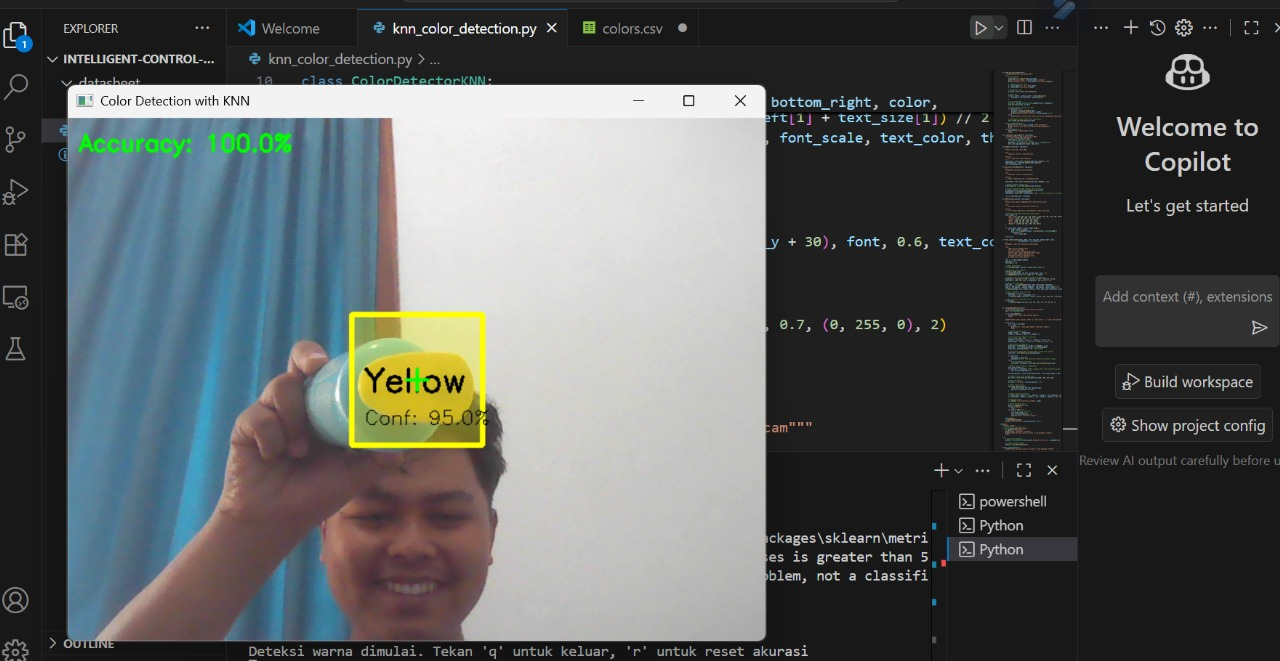
#> input picture Hasil_Deteksi_Metode KKN.jpg, 1280 x 661 px, given in place of the camera
$ python metode_SVM.py
#> lines starting #> are read from the running program, lines starting #| are printed output that depends on the picture; after the words box and inside, x2 and y2 are one past the last pixel; in counts of white or black regions, pixels touching at a corner belong together
import numpy as np
import pandas as pd
from sklearn.model_selection import train_test_split
from sklearn.preprocessing import StandardScaler
from sklearn.svm import SVC
from sklearn.metrics import accuracy_score
import cv2
import os

class DualPointColorDetectorSVM:
    def __init__(self, csv_path='datasheet/colors.csv'):
        """
        Inisialisasi Color Detector SVM untuk 2 titik deteksi

        Args:
            csv_path (str): Path ke file CSV dataset warna
        """
        self.csv_path = csv_path
        self.svm = None
        self.scaler = StandardScaler()
        self.color_bgr_map = {}
        self.total_frames_point1 = 0
        self.correct_predictions_point1 = 0
        self.total_frames_point2 = 0
        self.correct_predictions_point2 = 0

        # Load dan train model
        self.load_and_train_model()

    def load_and_train_model(self):
        """Load dataset dan train model SVM"""
        try:
            # Baca dataset
            color_data = pd.read_csv(self.csv_path)
#> (reads datasheet/colors.csv from the repository)
            print(f"Dataset loaded: {len(color_data)} samples")
            print("Available colors:", color_data['color_name'].unique())

            # Pisahkan fitur dan label
            X = color_data[['R', 'G', 'B']].values
            y = color_data['color_name'].values

            # Normalisasi fitur
            X_scaled = self.scaler.fit_transform(X)

            # Split data
            X_train, X_test, y_train, y_test = train_test_split(
                X_scaled, y, test_size=0.2, random_state=42
            )

            # Train model SVM dengan RBF kernel
            print("Training SVM with RBF kernel...")
            self.svm = SVC(
                kernel='rbf',
                C=1.0,
                gamma='scale',
                probability=True,  # Enable probability estimates for confidence
                random_state=42
            )
            self.svm.fit(X_train, y_train)

            # Evaluasi model jika ada test data
            if len(X_test) > 0:
                y_pred = self.svm.predict(X_test)
                accuracy = accuracy_score(y_test, y_pred)
                print(f"Model accuracy on test set: {accuracy*100:.2f}%")
            else:
                print("Dataset terlalu kecil untuk test split, menggunakan semua data untuk training")

            # Buat mapping warna ke BGR untuk visualisasi
            self.create_color_bgr_map(color_data)

        except FileNotFoundError:
            print(f"Error: File {self.csv_path} tidak ditemukan!")
            print("Pastikan file colors.csv ada di folder datasheet/")
            raise
        except Exception as e:
            print(f"Error loading model: {e}")
            raise

    def create_color_bgr_map(self, color_data):
        """Membuat mapping nama warna ke nilai BGR"""
        for _, row in color_data.iterrows():
            color_name = row['color_name']
            # Konversi RGB ke BGR untuk OpenCV
            bgr_color = (int(row['B']), int(row['G']), int(row['R']))
            self.color_bgr_map[color_name] = bgr_color

    def get_color_confidence(self, rgb_pixel):
        """
        Mendapatkan confidence score prediksi dari SVM

        Args:
            rgb_pixel (array): Array RGB pixel

        Returns:
            tuple: (predicted_color, confidence_score)
        """
        rgb_scaled = self.scaler.transform(rgb_pixel.reshape(1, -1))

        # Prediksi dengan probabilitas
        predicted_color = self.svm.predict(rgb_scaled)[0]
        probabilities = self.svm.predict_proba(rgb_scaled)[0]

        # Confidence adalah probabilitas tertinggi
        confidence = np.max(probabilities) * 100

        return predicted_color, confidence

    def detect_color_hsv(self, hsv_pixel):
        """
        Deteksi warna khusus menggunakan HSV (untuk warna primer)

        Args:
            hsv_pixel (array): Pixel dalam format HSV

        Returns:
            str or None: Nama warna jika terdeteksi, None jika tidak
        """
        # Definisi rentang HSV untuk warna-warna primer
        color_ranges = {
            "Red": [([0, 120, 70], [10, 255, 255]), ([160, 120, 70], [179, 255, 255])],
            "Yellow": [([20, 100, 100], [30, 255, 255])],
            "Green": [([40, 50, 50], [80, 255, 255])],
            "Blue": [([90, 50, 50], [130, 255, 255])],
            "Cyan": [([80, 50, 50], [100, 255, 255])],
            "Magenta": [([140, 50, 50], [170, 255, 255])]
        }

        for color_name, ranges in color_ranges.items():
            for lower, upper in ranges:
                mask = cv2.inRange(hsv_pixel, np.array(lower), np.array(upper))
                if mask[0] > 0:
                    return color_name

        return None

    def draw_label_and_box(self, image, text, top_left, bottom_right, color,
                          confidence=None, point_label=""):
        """
        Menggambar label dan bounding box pada gambar

        Args:
            image (array): Gambar input
            text (str): Text label
            top_left (tuple): Koordinat kiri atas
            bottom_right (tuple): Koordinat kanan bawah
            color (tuple): Warna BGR untuk box
            confidence (float): Confidence score
            point_label (str): Label untuk titik (Point 1/Point 2)
        """
        font = cv2.FONT_HERSHEY_SIMPLEX
        thickness = 2
        font_scale = 0.8

        # Gambar bounding box
        cv2.rectangle(image, top_left, bottom_right, color, 3)

        # Background semi-transparan
        overlay = image.copy()
        cv2.rectangle(overlay, top_left, bottom_right, color, -1)
        cv2.addWeighted(overlay, 0.3, image, 0.7, 0, image)

        # Tentukan warna text berdasarkan brightness background
        brightness = (color[0] * 0.299 + color[1] * 0.587 + color[2] * 0.114)
        text_color = (255, 255, 255) if brightness < 128 else (0, 0, 0)

        # Gambar point label
        label_text = f"{point_label}"
        cv2.putText(image, label_text, (top_left[0], top_left[1] - 5), font, 0.6, color, 2)

        # Gambar text nama warna
        text_size, _ = cv2.getTextSize(text, font, font_scale, thickness)
        text_x = top_left[0] + (bottom_right[0] - top_left[0] - text_size[0]) // 2
        text_y = top_left[1] + (bottom_right[1] - top_left[1] + text_size[1]) // 2
        cv2.putText(image, text, (text_x, text_y), font, font_scale, text_color, thickness)

        # Gambar confidence score jika ada
        if confidence is not None:
            conf_text = f"{confidence:.1f}%"
            cv2.putText(image, conf_text, (text_x, text_y + 25), font, 0.5, text_color, 1)

    def run_webcam_detection(self):
        """Menjalankan deteksi warna real-time dari webcam dengan 2 titik deteksi"""
        cap = cv2.VideoCapture(0)

        if not cap.isOpened():
            print("Error: Tidak dapat membuka kamera")
            return

        print("=== Dual Point SVM Color Detection ===")
        print("Controls:")
        print("- 'q': Quit")
        print("- 'r': Reset accuracy statistics")
        print("- Point 1: Left side detection")
        print("- Point 2: Right side detection")

        while True:
            ret, frame = cap.read()
#> frame is the input picture: shape (661, 1280, 3); mean B, G, R 93.1, 93.4, 89.2
            if not ret:
                print("Error: Tidak dapat membaca frame dari kamera")
                break

            # Dapatkan dimensi frame
            height, width, _ = frame.shape
            center_x, center_y = width // 2, height // 2

            # Definisikan ROI untuk 2 titik deteksi
            roi_w, roi_h = 100, 100
            offset = 150  # Jarak antara 2 titik

            # Titik 1 (kiri)
            point1_x = center_x - offset
            point1_y = center_y
            top_left_1 = (point1_x - roi_w // 2, point1_y - roi_h // 2)
            bottom_right_1 = (point1_x + roi_w // 2, point1_y + roi_h // 2)

            # Titik 2 (kanan)
            point2_x = center_x + offset
            point2_y = center_y
            top_left_2 = (point2_x - roi_w // 2, point2_y - roi_h // 2)
            bottom_right_2 = (point2_x + roi_w // 2, point2_y + roi_h // 2)

            # Deteksi warna untuk Point 1
            if 0 <= point1_x < width and 0 <= point1_y < height:
                pixel_bgr_1 = frame[point1_y, point1_x].reshape(1, 1, 3)
#> pixel_bgr_1 = [[219, 218, 222]]
                pixel_hsv_1 = cv2.cvtColor(pixel_bgr_1, cv2.COLOR_BGR2HSV)
#> pixel_hsv_1 = [[173, 5, 222]]
                pixel_rgb_1 = pixel_bgr_1[0][0][::-1]  # BGR ke RGB
#> pixel_rgb_1 = [222, 218, 219]

                # Coba deteksi dengan HSV terlebih dahulu
                color_hsv_1 = self.detect_color_hsv(pixel_hsv_1)

                if color_hsv_1:
                    color_pred_1 = color_hsv_1
                    confidence_1 = 95.0
                else:
                    color_pred_1, confidence_1 = self.get_color_confidence(pixel_rgb_1)
#> in get_color_confidence, `rgb_scaled = self.scaler.transform(rgb_pixel.reshape(1, -1))`: rgb_scaled = [[0.743, 1.22, 1.28]]
#> in get_color_confidence, `predicted_color = self.svm.predict(rgb_scaled)[0]`: predicted_color = 'Gainsboro'
#> in get_color_confidence, `probabilities = self.svm.predict_proba(rgb_scaled)[0]`: probabilities = 692 values, max 0.00171 at index 44, min 0.000855 at index 268, mean 0.00145
#> in get_color_confidence, `confidence = np.max(probabilities) * 100`: confidence = 0.171
#> color_pred_1 = 'Gainsboro'; confidence_1 = 0.171

                # Update statistik untuk point 1
                self.total_frames_point1 += 1
                if color_hsv_1 or confidence_1 > 70:
                    self.correct_predictions_point1 += 1

                accuracy_percent_1 = (self.correct_predictions_point1 / self.total_frames_point1) * 100
                box_color_1 = self.color_bgr_map.get(color_pred_1, (128, 128, 128))
#> box_color_1 = (220, 220, 220)

                # Gambar deteksi point 1
                self.draw_label_and_box(
                    frame, color_pred_1, top_left_1, bottom_right_1,
                    box_color_1, confidence_1, "Point 1"
                )
#> in draw_label_and_box, `cv2.rectangle(overlay, top_left, bottom_right, color, -1)`:
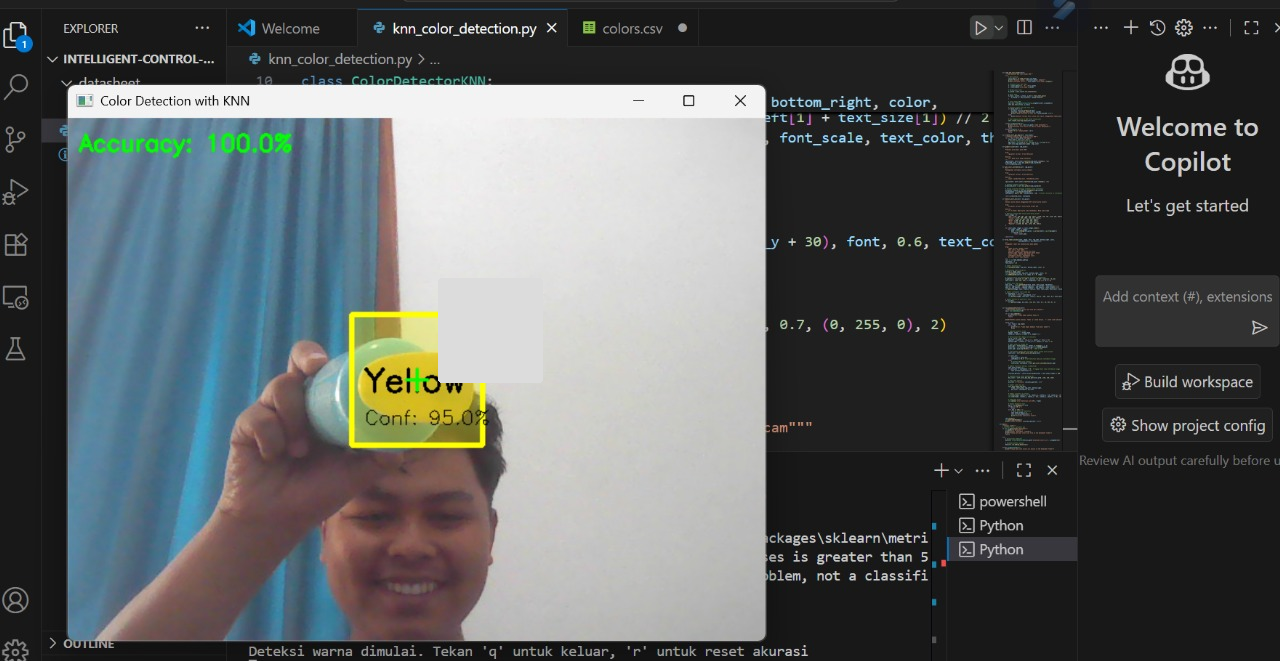
#> overlay: shape (661, 1280, 3); mean B, G, R 93.7, 93.4, 89.2
#> in draw_label_and_box, `brightness = (color[0] * 0.299 + color[1] * 0.587 + color[2] * 0.114)`: brightness = 220
#> in draw_label_and_box, `text_color = (255, 255, 255) if brightness < 128 else (0, 0, 0)`: text_color = (0, 0, 0)
#> in draw_label_and_box, `conf_text = f"{confidence:.1f}%"`: conf_text = '0.2%'

                # Gambar crosshair untuk point 1
                cv2.line(frame, (point1_x - 10, point1_y), (point1_x + 10, point1_y), (0, 255, 0), 2)
#> frame: shape (661, 1280, 3); mean B, G, R 93.1, 93.2, 89
                cv2.line(frame, (point1_x, point1_y - 10), (point1_x, point1_y + 10), (0, 255, 0), 2)
#> frame: shape (661, 1280, 3); mean B, G, R 93.1, 93.2, 89

            # Deteksi warna untuk Point 2
            if 0 <= point2_x < width and 0 <= point2_y < height:
                pixel_bgr_2 = frame[point2_y, point2_x].reshape(1, 1, 3)
#> pixel_bgr_2 = [[32, 36, 30]]
                pixel_hsv_2 = cv2.cvtColor(pixel_bgr_2, cv2.COLOR_BGR2HSV)
#> pixel_hsv_2 = [[70, 42, 36]]
                pixel_rgb_2 = pixel_bgr_2[0][0][::-1]  # BGR ke RGB
#> pixel_rgb_2 = [30, 36, 32]

                # Coba deteksi dengan HSV terlebih dahulu
                color_hsv_2 = self.detect_color_hsv(pixel_hsv_2)

                if color_hsv_2:
                    color_pred_2 = color_hsv_2
                    confidence_2 = 95.0
                else:
                    color_pred_2, confidence_2 = self.get_color_confidence(pixel_rgb_2)
#> color_pred_2 = 'Dark Jungle Green'; confidence_2 = 0.165

                # Update statistik untuk point 2
                self.total_frames_point2 += 1
                if color_hsv_2 or confidence_2 > 70:
                    self.correct_predictions_point2 += 1

                accuracy_percent_2 = (self.correct_predictions_point2 / self.total_frames_point2) * 100
                box_color_2 = self.color_bgr_map.get(color_pred_2, (128, 128, 128))
#> box_color_2 = (33, 36, 26)

                # Gambar deteksi point 2
                self.draw_label_and_box(
                    frame, color_pred_2, top_left_2, bottom_right_2,
                    box_color_2, confidence_2, "Point 2"
                )
#> call 2 of draw_label_and_box, with text = 'Dark Jungle Green', top_left = (740, 280), bottom_right = (840, 380), color = (33, 36, 26), confidence = 0.165, point_label = 'Point 2'
#> in draw_label_and_box (call 2), `cv2.rectangle(image, top_left, bottom_right, color, 3)`:
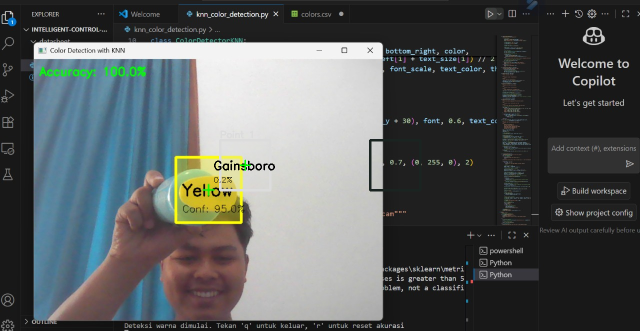
#> image: shape (661, 1280, 3) (shown at 1/2 size); mean B, G, R 93, 93, 88.8
#> in draw_label_and_box (call 2), `cv2.rectangle(overlay, top_left, bottom_right, color, -1)`:
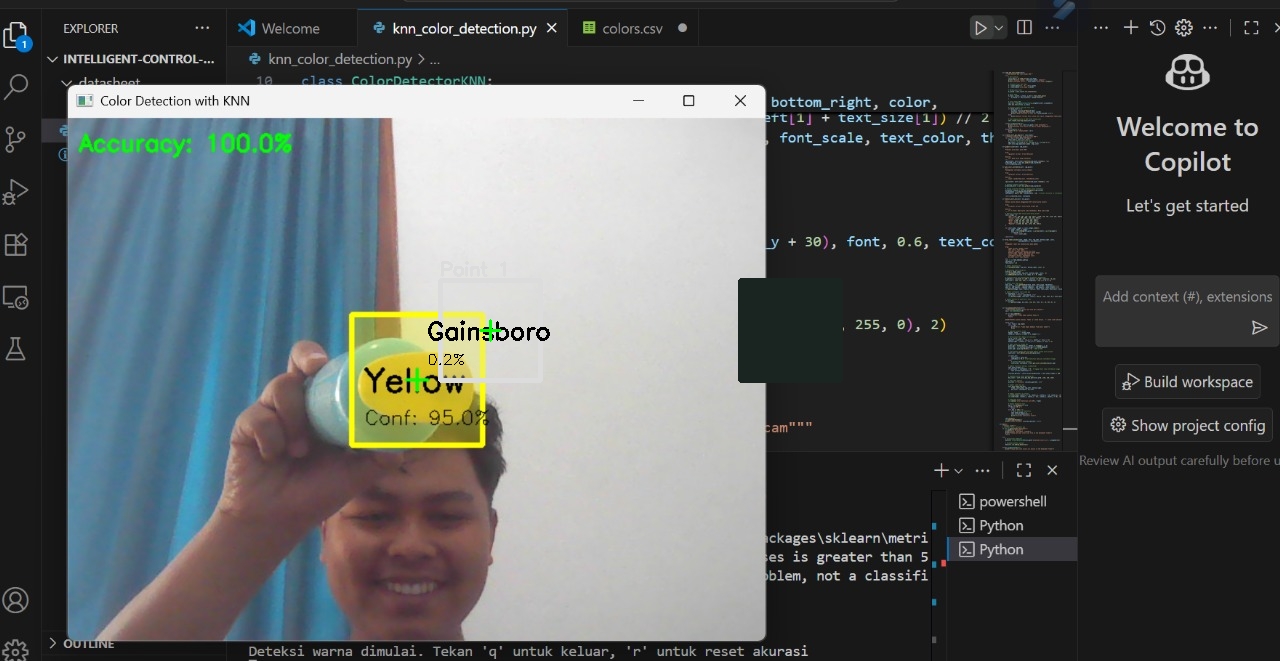
#> overlay: shape (661, 1280, 3); 1.07% of pixels changed, all inside (x1, y1, x2, y2) = (743, 283, 838, 378)
#> in draw_label_and_box (call 2), `brightness = (color[0] * 0.299 + color[1] * 0.587 + color[2] * 0.114)`: brightness = 33.96
#> in draw_label_and_box (call 2), `text_color = (255, 255, 255) if brightness < 128 else (0, 0, 0)`: text_color = (255, 255, 255)
#> in draw_label_and_box (call 2), `cv2.putText(image, text, (text_x, text_y), font, font_scale, text_colo..`:
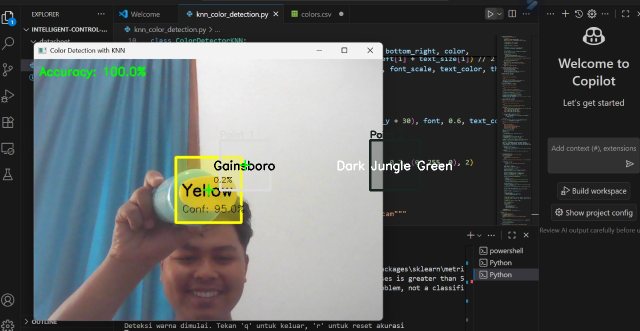
#> image: shape (661, 1280, 3) (shown at 1/2 size); mean B, G, R 93.1, 93.2, 88.9

                # Gambar crosshair untuk point 2
                cv2.line(frame, (point2_x - 10, point2_y), (point2_x + 10, point2_y), (0, 255, 0), 2)
#> frame: shape (661, 1280, 3); mean B, G, R 93.1, 93.2, 88.9
                cv2.line(frame, (point2_x, point2_y - 10), (point2_x, point2_y + 10), (0, 255, 0), 2)
#> frame: shape (661, 1280, 3); mean B, G, R 93.1, 93.2, 88.9

            # Tampilkan informasi akurasi untuk kedua titik
            if self.total_frames_point1 > 0:
                acc_text_1 = f"Point 1 Accuracy: {accuracy_percent_1:.1f}%"
                cv2.putText(frame, acc_text_1, (10, 30), cv2.FONT_HERSHEY_SIMPLEX, 0.6, (0, 255, 0), 2)

            if self.total_frames_point2 > 0:
                acc_text_2 = f"Point 2 Accuracy: {accuracy_percent_2:.1f}%"
                cv2.putText(frame, acc_text_2, (10, 60), cv2.FONT_HERSHEY_SIMPLEX, 0.6, (0, 255, 0), 2)

            # Tampilkan informasi model
            model_info = "SVM (RBF Kernel)"
            cv2.putText(frame, model_info, (10, height - 30), cv2.FONT_HERSHEY_SIMPLEX, 0.6, (255, 255, 255), 1)
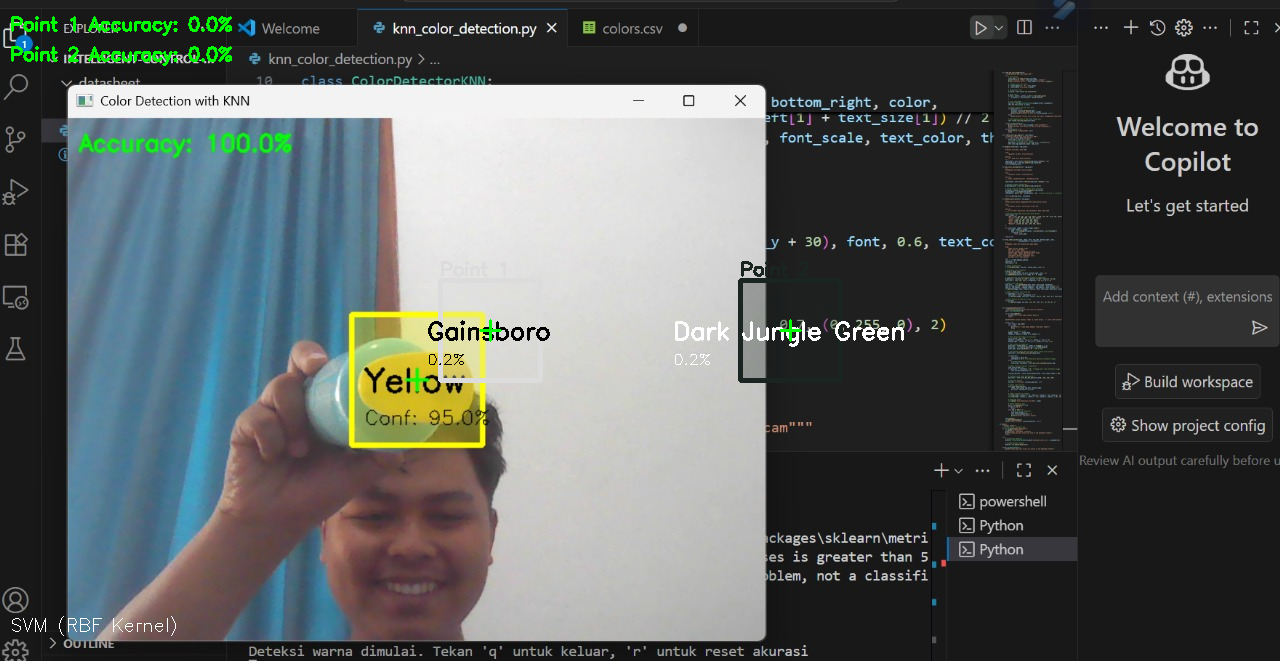
#> frame: shape (661, 1280, 3); mean B, G, R 93, 93.9, 88.8

            # Tampilkan frame
            cv2.imshow('Dual Point SVM Color Detection', frame)

            # Handle keyboard input
            key = cv2.waitKey(1) & 0xFF
#> (key q is pressed here)
            if key == ord('q'):
                break
            elif key == ord('r'):
                # Reset accuracy statistics
                self.total_frames_point1 = 0
                self.correct_predictions_point1 = 0
                self.total_frames_point2 = 0
                self.correct_predictions_point2 = 0
                print("Accuracy statistics reset for both points")

        cap.release()
        cv2.destroyAllWindows()

        # Tampilkan statistik akhir
        if self.total_frames_point1 > 0:
            final_acc_1 = (self.correct_predictions_point1 / self.total_frames_point1) * 100
            print(f"Final Point 1 accuracy: {final_acc_1:.1f}%")

        if self.total_frames_point2 > 0:
            final_acc_2 = (self.correct_predictions_point2 / self.total_frames_point2) * 100
            print(f"Final Point 2 accuracy: {final_acc_2:.1f}%")

def main():
    """Fungsi utama"""
    # Pastikan folder datasheet ada
    if not os.path.exists('datasheet'):
        os.makedirs('datasheet')
        print("Folder 'datasheet' created")
        print("Please put your colors.csv file in the datasheet folder")
        return

    try:
        # Inisialisasi detector
        detector = DualPointColorDetectorSVM(csv_path='datasheet/colors.csv')

        # Jalankan deteksi webcam
        detector.run_webcam_detection()

    except FileNotFoundError:
        print("Please make sure colors.csv exists in the datasheet folder")
    except Exception as e:
        print(f"Error: {e}")

if __name__ == "__main__":
    main()
